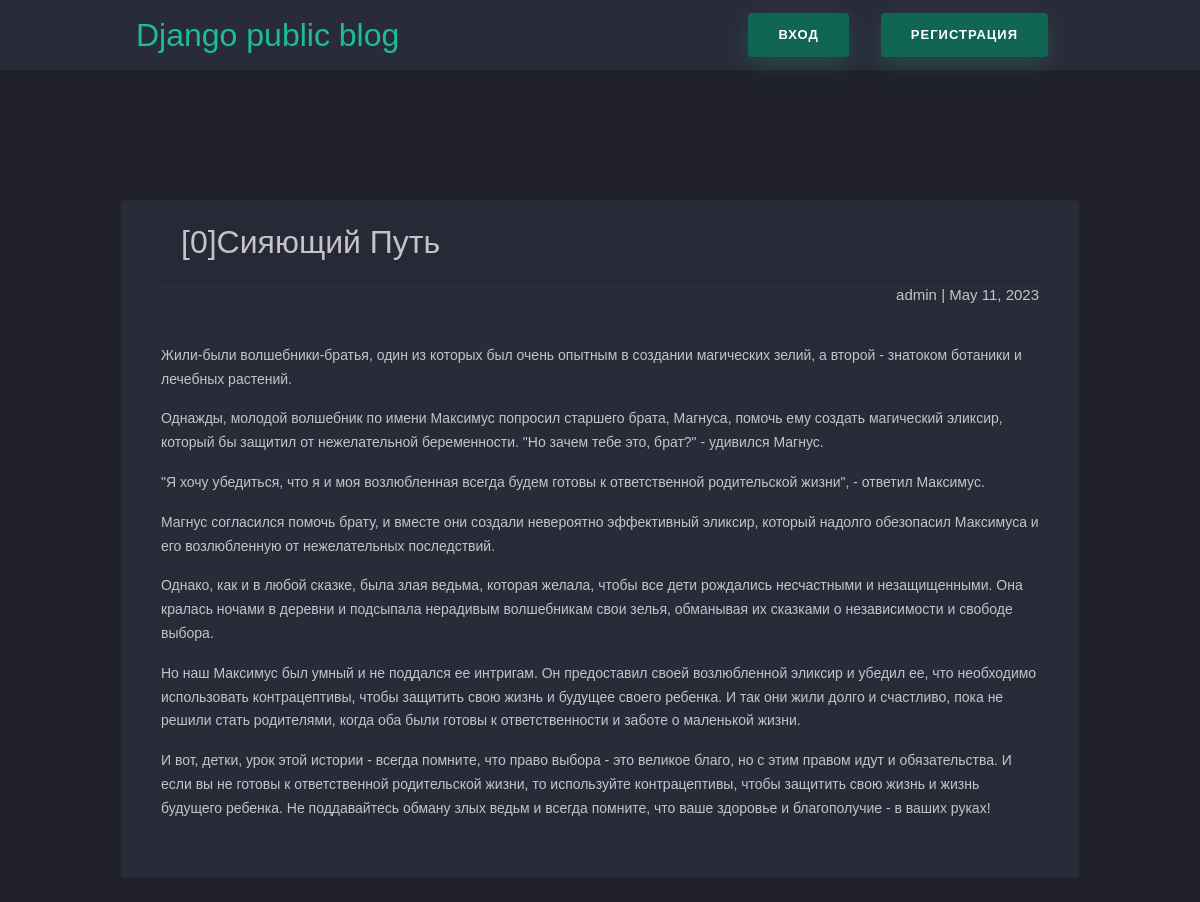
The app's page /article/11 with its own data.
### articles2/models.py (models this page shows, shortened)
class Article(models.Model):
    title = models.CharField(max_length=200)
    author = models.ForeignKey(User, on_delete=models.CASCADE)
    text = models.TextField()
    created_date = models.DateField(auto_now_add=True)

### articles2/views.py (the view)
# urls.py: re_path(r'^article/(?P<article_id>\d+)$', views.get_article, name='get_article'),
def get_article(request, article_id):
	try:
		post = Article.objects.get(id=article_id)
		return render(request, 'article.html', {"post": post})
	except Article.DoesNotExist:
		raise Http404

### articles2/templates/article.html (shortened to what this page needs)
<head>
    <link rel="stylesheet" href="https://cdn.jsdelivr.net/npm/bootstrap@4.3.1/dist/css/bootstrap.min.css">
</head>
<body>
	<div class="nav-wrapper">
	<nav class="navbar navbar-dark justify-content-between my-auto">
		<a href="/">Django public blog</a>
		{% if request.user.is_authenticated %}
		<div class="d-flex my-auto">
			<p class="my-auto username-label">{{ user.username }}</p>
			<a href="/logout"><button class="btn btn-outline-success mx-3">Выйти</button></a>
			<a href="/article/new"><button class="btn btn-outline-success mx-3">Написать статью</button></a>
		</div>
		{% else %}
		<div class="d-flex my-auto">
			<a href="/login"><button class="btn mx-3">Вход</button></a>
			<a href="register"><button class="btn btn-outline-success mx-3" type="submit">Регистрация</button></a>
		</div>
		{% endif %}
	  </nav>
	</div>
	<div class="archive">
		<div class="card mb-4 pb-4">
				<div class="card-header">
					<h2 class="post-title">{{ post.title }}</h2>
				</div>
				<div class="article-info">
					<span>{{ post.author.username }}</span>   |   <span>{{ post.created_date }}</span>
				</div>
				<p class="article-text">{{ post.text|linebreaks }}</p>
		</div>
	</div>
	</body>

### articles2/templates/article.html (style rules this page uses)
nav > a { font-size: xx-large; }
.article-info, nav { margin-right: 0; margin-left: auto; margin-bottom: 20px; }
.card { background-color: #2a2b38; padding: 10px 40px; }
.nav-wrapper { background-color: #2a2b38; position: fixed; width: 100%; z-index: 100; border-bottom: #1f2029 solid 10px; }
.btn { border-radius: 4px; height: 44px; font-size: 13px; font-weight: 600; text-transform: uppercase; -webkit-transition: all 200ms linear; transition: all 200ms linear; padding: 0 30px; letter-spacing: 1px; display: -webkit-inline-flex; display: -ms-inline-flexbox; display: inline-flex; -webkit-align-items: center; -moz-align-items: center; -ms-align-items: center; align-items: center; -webkit-justify-content: center; -moz-justify-content: center; -ms-justify-content: center; justify-content: center; -ms-flex-pack: center; text-align: center; border: none; background-color: #116554; color: #ffffff; box-shadow: 0 8px 24px 0 #1abc9c33; }
body { font-family: 'Poppins', sans-serif; font-weight: 300; font-size: 15px; line-height: 1.7; color: #c4c3ca; background-color: #1f2029; overflow-x: hidden; }
a { cursor: pointer; transition: all 200ms linear; color: #1abc9c; text-decoration: none; }
p { font-weight: 500; font-size: 14px; line-height: 1.7; }
.archive, nav { width: 960px; margin-left: auto; margin-right: auto; }
.archive { padding-top: 200px; }

### records on screen
Article: title "[0]Сияющий Путь", author.username "admin", created_date "May 11, 2023", text "Жили-были волшебники-братья, один из которых был очень опытным в создании магических зелий, а второй - знатоком ботаники и лечебных растений. Однажды, молодой волшебник по имени Максимус попросил старшего брата, Магнуса, помочь ему создать магический эликсир, который бы защитил от нежелательной беременности. \"Но зачем тебе это, брат?\" - удивился Магнус. \"Я хочу убедиться, что я и моя возлюбленная всегда будем готовы к ответственной родительской жизни\", - ответил Максимус. Магнус согласился помочь брату, и вместе они создали невероятно эффективный эликсир, который надолго обезопасил Максимуса и его возлюбленную от нежелательных последствий. Однако, как и в любой сказке, была злая ведьма,…"
